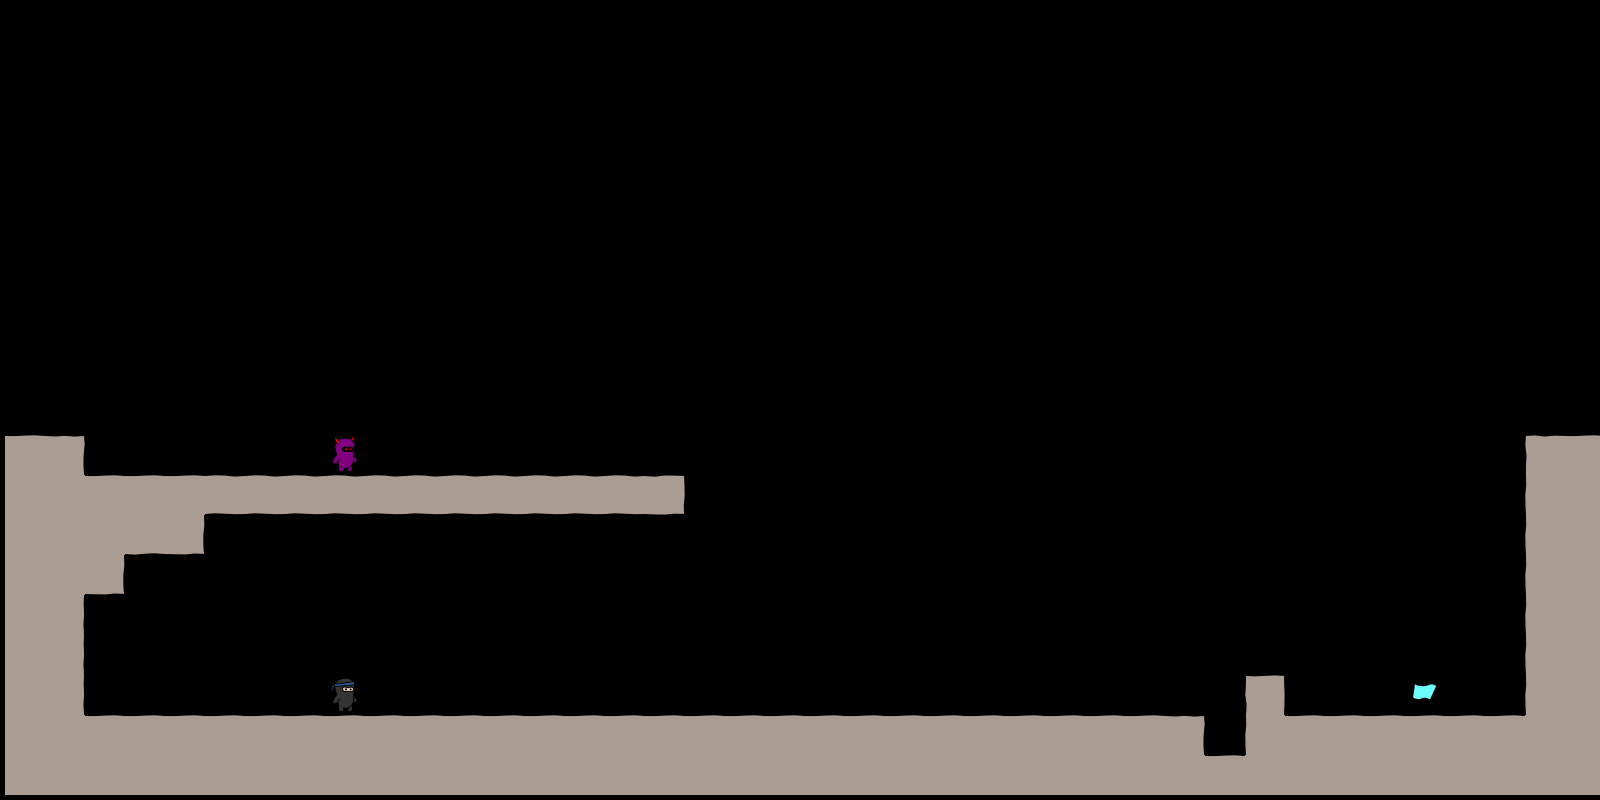

Below is a game level as drawn by its tile map, then a one-line description and the .tmx file that defines it, in full:
An orthogonal 40x20 tile map with 40x40 px tiles, 1 tile layer (bg).

<map version="1.0" orientation="orthogonal" width="40" height="20" tilewidth="40" tileheight="40">
 <tileset firstgid="1" name="tiles6_gapped" tilewidth="50" tileheight="50">
  <image source="tiles6_gapped.png" width="300" height="600" />
 </tileset>
 <layer name="bg" width="40" height="20">
  <data encoding="csv">
0,0,0,0,0,0,0,0,0,0,0,0,0,0,0,0,0,0,0,0,0,0,0,0,0,0,0,0,0,0,0,0,0,0,0,0,0,0,0,0,
0,0,0,0,0,0,0,0,0,0,0,0,0,0,0,0,0,0,0,0,0,0,0,0,0,0,0,0,0,0,0,0,0,0,0,0,0,0,0,0,
0,0,0,0,0,0,0,0,0,0,0,0,0,0,0,0,0,0,0,0,0,0,0,0,0,0,0,0,0,0,0,0,0,0,0,0,0,0,0,0,
0,0,0,0,0,0,0,0,0,0,0,0,0,0,0,0,0,0,0,0,0,0,0,0,0,0,0,0,0,0,0,0,0,0,0,0,0,0,0,0,
0,0,0,0,0,0,0,0,0,0,0,0,0,0,0,0,0,0,0,0,0,0,0,0,0,0,0,0,0,0,0,0,0,0,0,0,0,0,0,0,
0,0,0,0,0,0,0,0,0,0,0,0,0,0,0,0,0,0,0,0,0,0,0,0,0,0,0,0,0,0,0,0,0,0,0,0,0,0,0,0,
0,0,0,0,0,0,0,0,0,0,0,0,0,0,0,0,0,0,0,0,0,0,0,0,0,0,0,0,0,0,0,0,0,0,0,0,0,0,0,0,
0,0,0,0,0,0,0,0,0,0,0,0,0,0,0,0,0,0,0,0,0,0,0,0,0,0,0,0,0,0,0,0,0,0,0,0,0,0,0,0,
0,0,0,0,0,0,0,0,0,0,0,0,0,0,0,0,0,0,0,0,0,0,0,0,0,0,0,0,0,0,0,0,0,0,0,0,0,0,0,0,
0,0,0,0,0,0,0,0,0,0,0,0,0,0,0,0,0,0,0,0,0,0,0,0,0,0,0,0,0,0,0,0,0,0,0,0,0,0,0,0,
0,0,0,0,0,0,0,0,0,0,0,0,0,0,0,0,0,0,0,0,0,0,0,0,0,0,0,0,0,0,0,0,0,0,0,0,0,0,0,0,
8,9,0,0,0,0,0,0,64,0,0,0,0,0,0,0,0,0,0,0,0,0,0,0,0,0,0,0,0,0,0,0,0,0,0,0,0,0,7,8,
14,14,8,8,8,2,2,2,2,2,2,2,2,2,2,2,3,0,0,0,0,0,0,0,0,0,0,0,0,0,0,0,0,0,0,0,0,0,13,14,
14,14,14,20,21,0,0,0,0,0,0,0,0,0,0,0,0,0,0,0,0,0,0,0,0,0,0,0,0,0,0,0,0,0,0,0,0,0,13,14,
14,14,21,0,0,0,0,0,0,0,0,0,0,0,0,0,0,0,0,0,0,0,0,0,0,0,0,0,0,0,0,0,0,0,0,0,0,0,13,14,
14,15,0,0,0,0,0,0,0,0,0,0,0,0,0,0,0,0,0,0,0,0,0,0,0,0,0,0,0,0,0,0,0,0,0,0,0,0,13,14,
14,15,0,0,0,0,0,0,0,0,0,0,0,0,0,0,0,0,0,0,0,0,0,0,0,0,0,0,0,0,0,0,0,0,0,0,0,0,13,14,
14,15,0,0,0,0,0,0,47,0,0,0,0,0,0,0,0,0,0,0,0,0,0,0,0,0,0,0,0,0,0,10,0,0,0,48,0,0,13,14,
14,14,8,8,8,8,8,8,8,8,8,8,8,8,8,8,8,8,8,8,8,8,8,8,8,8,8,8,8,9,0,13,8,8,8,8,8,8,14,14,
14,14,14,14,14,14,14,14,14,14,14,14,14,14,14,14,14,14,14,14,14,14,14,14,14,14,14,14,14,14,8,14,14,14,14,14,14,14,14,14
</data>
 </layer>
</map>
